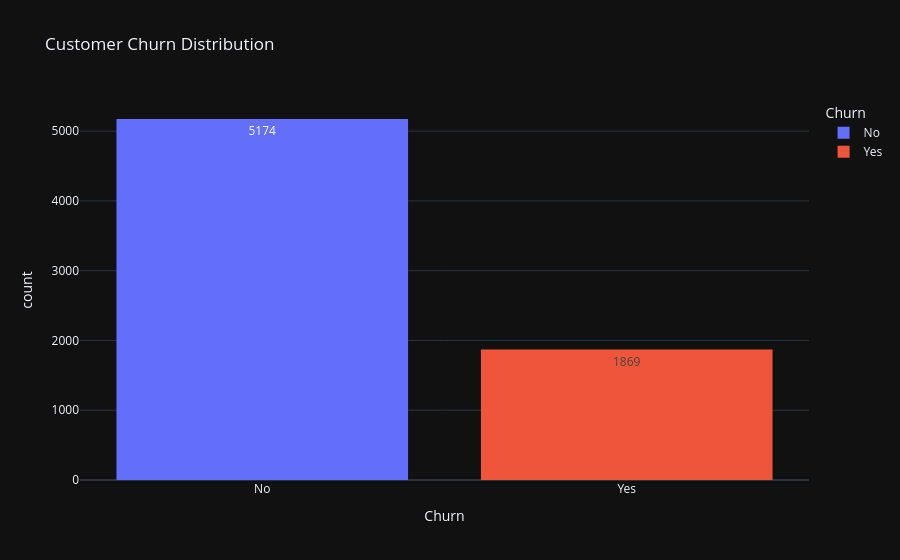
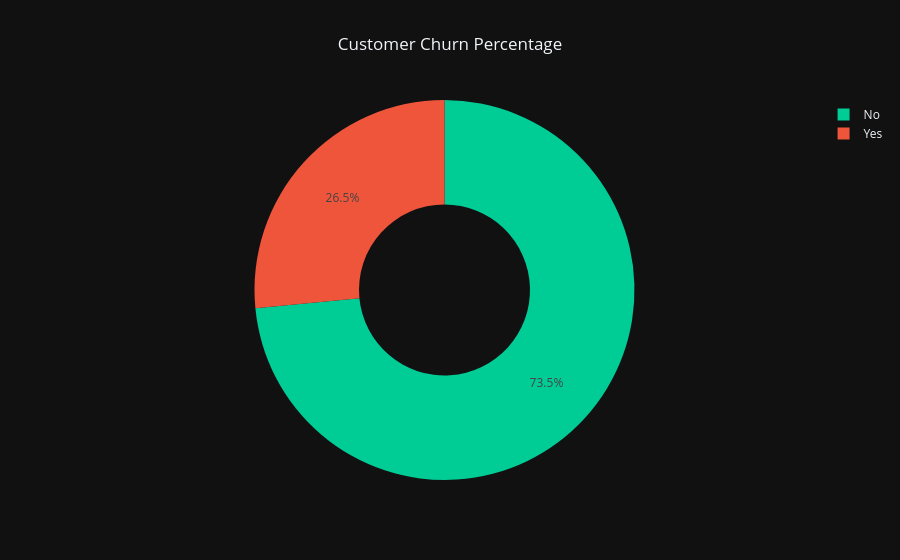
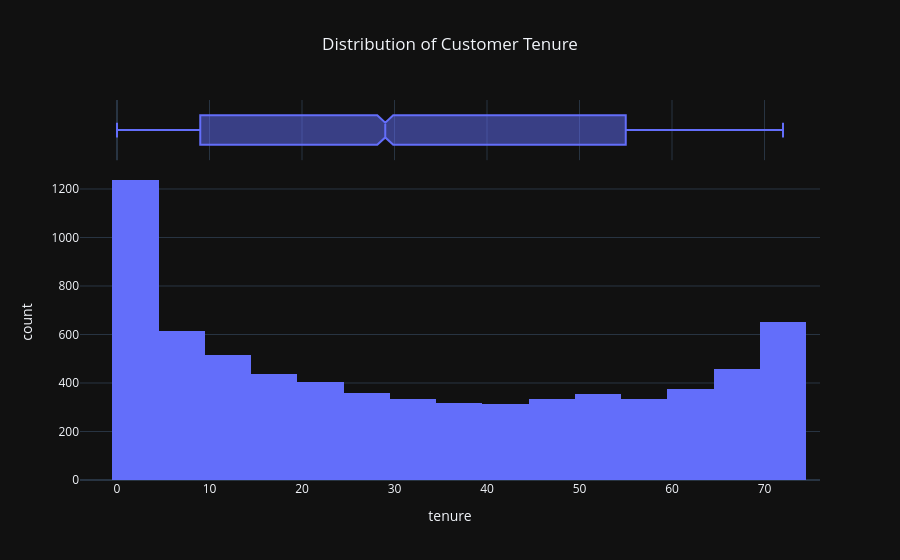
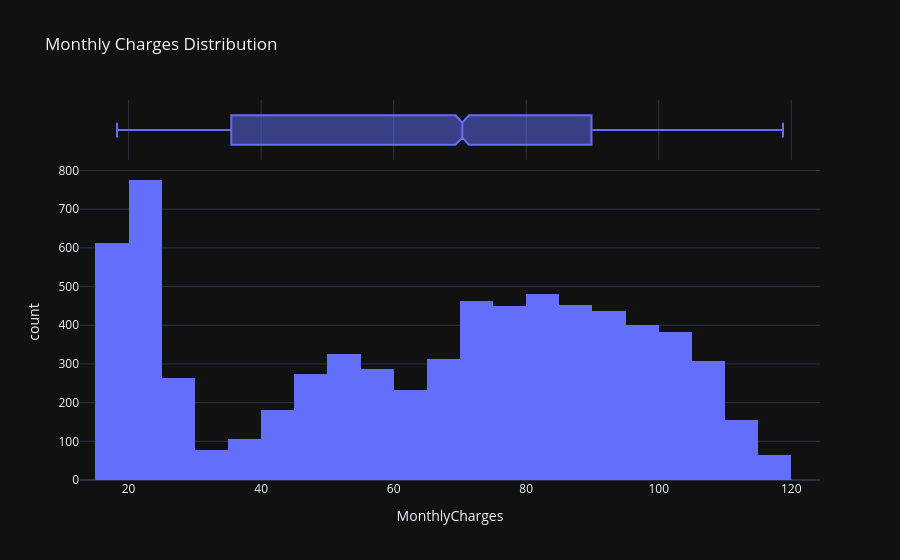

The cell these charts' notebook holds for them, in order:
### Markdown cell above
# Part 2: Exploratory Data Analysis
Visual distribution analyses, finding data trends, checking target balance, and studying feature relationships.

### Code cell
import numpy as np
import pandas as pd
import matplotlib.pyplot as plt
import seaborn as sns
import warnings
import kagglehub
import os
import plotly.express as px
import plotly.io as pio
warnings.filterwarnings('ignore')

pio.templates.default = 'plotly_dark'



path = kagglehub.dataset_download("blastchar/telco-customer-churn")

csv_filename = "WA_Fn-UseC_-Telco-Customer-Churn.csv"
csv_path = os.path.join(path, csv_filename)


df = pd.read_csv(csv_path)


num_cols = df.select_dtypes(include=['int64', 'float64']).columns
cat_cols = df.select_dtypes(include='object').columns




fig=px.histogram(df,
                x='Churn',
                color='Churn',
                text_auto=True,
                title='Customer Churn Distribution')

fig.show()

fig=px.pie(df,
           names='Churn',
           hole=0.45,
           title='Customer Churn Percentage',
           color="Churn",
           color_discrete_map={
           "Yes": "#EF553B",
           "No": "#00CC96"
           }
           )
fig.update_layout(title_x=0.5)
fig.show()


fig=px.histogram(df,
                 x='tenure',
                 nbins=30,
                 marginal='box',
                 title='Distribution of Customer Tenure',
                
                 )
fig.update_layout(title_x=0.5,template='plotly_dark')

fig.show()


fig=px.box(df,
           x='Churn',
           y='tenure',
           color='Churn',
           title='Tenure Vs Churn',
           color_discrete_map={'Yes':'teal','No':'red'}
           )
           
fig.update_layout(title_x=0.5)


fig=px.histogram(df,
                 x='MonthlyCharges',
                 nbins=30,
                 marginal='box',
                 title='Monthly Charges Distribution')
fig.show()

fig=px.box(df,
                x='Churn',
                y='MonthlyCharges',
                color='Churn',
                title='Monthly Charges vs Churn',
                color_discrete_sequence = ["#00B4D8", "#FF6B6B"]

                )
fig.show()




fig=px.histogram(df,
                x='Contract',
                color='Churn',
                barmode='group',
                title='Contract Type vs Churn'
                  )
fig.show()




fig=px.histogram(df,
                x='InternetService',
                color='Churn',
                barmode='group',
                title='Internet Service vs Churn')
fig.update_layout(title_x=0.5)
fig.show()


fig=px.histogram(df,
                x='OnlineSecurity',
                color='Churn',
                barmode='group',
                title='Online Security vs Churn')
fig.update_layout(title_x=0.5)
fig.show()


fig = px.histogram(
    df,
    x="TechSupport",
    color="Churn",
    barmode="group",
    title="Tech Support vs Churn"
)

fig.show()

fig = px.histogram(
    df,
    x="PaymentMethod",
    color="Churn",
    barmode="group",
    title="Payment Method vs Churn"
)

fig.update_layout(xaxis_tickangle=-30)

fig.show()

fig = px.histogram(
    df,
    x="SeniorCitizen",
    color="Churn",
    barmode="group",
    title="Senior Citizen vs Churn",
    color_discrete_map={
    "No": "navy",
    "Yes": "coral"}
    )

fig.show()

from sklearn.preprocessing import LabelEncoder

df_encoded = df.copy()

le = LabelEncoder()

for col in df_encoded.columns:
    if df_encoded[col].dtype == "object":
        df_encoded[col] = le.fit_transform(df_encoded[col].astype(str))

plt.figure(figsize=(18,12))
sns.heatmap(
   df_encoded.corr(numeric_only=True),
    cmap="coolwarm",
    annot=True
)
plt.title("Correlation Heatmap")
plt.show()

fig = px.histogram(
    df,
    x="InternetService",
    color="Churn",
    facet_col="Contract",
    barmode="group",
    title="Internet Service, Contract and Churn"
)
fig.update_layout(title_x=0.5)

fig.show()

service_cols = [
    "PhoneService",
    "MultipleLines",
    "OnlineSecurity",
    "OnlineBackup",
    "DeviceProtection",
    "TechSupport",
    "StreamingTV",
    "StreamingMovies"
]

df["TotalServices"] = (
    df[service_cols]
    .replace({
        "Yes":1,
        "No":0,
        "No internet service":0,
        "No phone service":0
    })
    .sum(axis=1)
)



fig = px.box(
    df,
    x="Churn",
    y="TotalServices",
    color="Churn",
    title="Total Services vs Churn"
)

fig.show()

### Figure 1 — Plotly figure (JSON) as saved in the notebook; plotly's stock layout.template omitted (floating-point values rounded to 4 significant figures; data arrays with more than 128 entries replaced by an {"elided": "..."} marker saying what was removed)
{"data": [{"bingroup": "x", "hovertemplate": "Churn=%{x}<br>count=%{y}<extra></extra>", "legendgroup": "No", "marker": {"color": "#636efa", "pattern": {"shape": ""}}, "name": "No", "orientation": "v", "showlegend": true, "texttemplate": "%{value}", "type": "histogram", "x": {"elided": "5174 str values"}, "xaxis": "x", "yaxis": "y"}, {"bingroup": "x", "hovertemplate": "Churn=%{x}<br>count=%{y}<extra></extra>", "legendgroup": "Yes", "marker": {"color": "#EF553B", "pattern": {"shape": ""}}, "name": "Yes", "orientation": "v", "showlegend": true, "texttemplate": "%{value}", "type": "histogram", "x": {"elided": "1869 str values"}, "xaxis": "x", "yaxis": "y"}], "layout": {"barmode": "relative", "legend": {"title": {"text": "Churn"}, "tracegroupgap": 0}, "title": {"text": "Customer Churn Distribution"}, "xaxis": {"anchor": "y", "categoryarray": ["No", "Yes"], "categoryorder": "array", "domain": [0, 1], "title": {"text": "Churn"}}, "yaxis": {"anchor": "x", "domain": [0, 1], "title": {"text": "count"}}}}

### Figure 2 — Plotly figure (JSON) as saved in the notebook; plotly's stock layout.template omitted (floating-point values rounded to 4 significant figures; data arrays with more than 128 entries replaced by an {"elided": "..."} marker saying what was removed)
{"data": [{"customdata": {"elided": "7043x1 str values"}, "domain": {"x": [0, 1], "y": [0, 1]}, "hole": 0.45, "hovertemplate": "Churn=%{customdata[0]}<extra></extra>", "labels": {"elided": "7043 str values"}, "legendgroup": "", "marker": {"colors": {"elided": "7043 str values"}}, "name": "", "showlegend": true, "type": "pie"}], "layout": {"legend": {"tracegroupgap": 0}, "title": {"text": "Customer Churn Percentage", "x": 0.5}}}

### Figure 3 — Plotly figure (JSON) as saved in the notebook; plotly's stock layout.template omitted (floating-point values rounded to 4 significant figures; data arrays with more than 128 entries replaced by an {"elided": "..."} marker saying what was removed)
{"data": [{"bingroup": "x", "hovertemplate": "tenure=%{x}<br>count=%{y}<extra></extra>", "legendgroup": "", "marker": {"color": "#636efa", "pattern": {"shape": ""}}, "name": "", "nbinsx": 30, "orientation": "v", "showlegend": false, "type": "histogram", "x": {"elided": "7043 int values"}, "xaxis": "x", "yaxis": "y"}, {"hovertemplate": "tenure=%{x}<extra></extra>", "legendgroup": "", "marker": {"color": "#636efa"}, "name": "", "notched": true, "showlegend": false, "type": "box", "x": {"elided": "7043 int values"}, "xaxis": "x2", "yaxis": "y2"}], "layout": {"barmode": "relative", "legend": {"tracegroupgap": 0}, "title": {"text": "Distribution of Customer Tenure", "x": 0.5}, "xaxis": {"anchor": "y", "domain": [0, 1], "title": {"text": "tenure"}}, "xaxis2": {"anchor": "y2", "domain": [0, 1], "matches": "x", "showgrid": true, "showticklabels": false}, "yaxis": {"anchor": "x", "domain": [0, 0.8316], "title": {"text": "count"}}, "yaxis2": {"anchor": "x2", "domain": [0.8416, 1], "matches": "y2", "showgrid": false, "showline": false, "showticklabels": false, "ticks": ""}}}

### Figure 4 — Plotly figure (JSON) as saved in the notebook; plotly's stock layout.template omitted (floating-point values rounded to 4 significant figures; data arrays with more than 128 entries replaced by an {"elided": "..."} marker saying what was removed)
{"data": [{"bingroup": "x", "hovertemplate": "MonthlyCharges=%{x}<br>count=%{y}<extra></extra>", "legendgroup": "", "marker": {"color": "#636efa", "pattern": {"shape": ""}}, "name": "", "nbinsx": 30, "orientation": "v", "showlegend": false, "type": "histogram", "x": {"elided": "7043 float values"}, "xaxis": "x", "yaxis": "y"}, {"hovertemplate": "MonthlyCharges=%{x}<extra></extra>", "legendgroup": "", "marker": {"color": "#636efa"}, "name": "", "notched": true, "showlegend": false, "type": "box", "x": {"elided": "7043 float values"}, "xaxis": "x2", "yaxis": "y2"}], "layout": {"barmode": "relative", "legend": {"tracegroupgap": 0}, "title": {"text": "Monthly Charges Distribution"}, "xaxis": {"anchor": "y", "domain": [0, 1], "title": {"text": "MonthlyCharges"}}, "xaxis2": {"anchor": "y2", "domain": [0, 1], "matches": "x", "showgrid": true, "showticklabels": false}, "yaxis": {"anchor": "x", "domain": [0, 0.8316], "title": {"text": "count"}}, "yaxis2": {"anchor": "x2", "domain": [0.8416, 1], "matches": "y2", "showgrid": false, "showline": false, "showticklabels": false, "ticks": ""}}}
